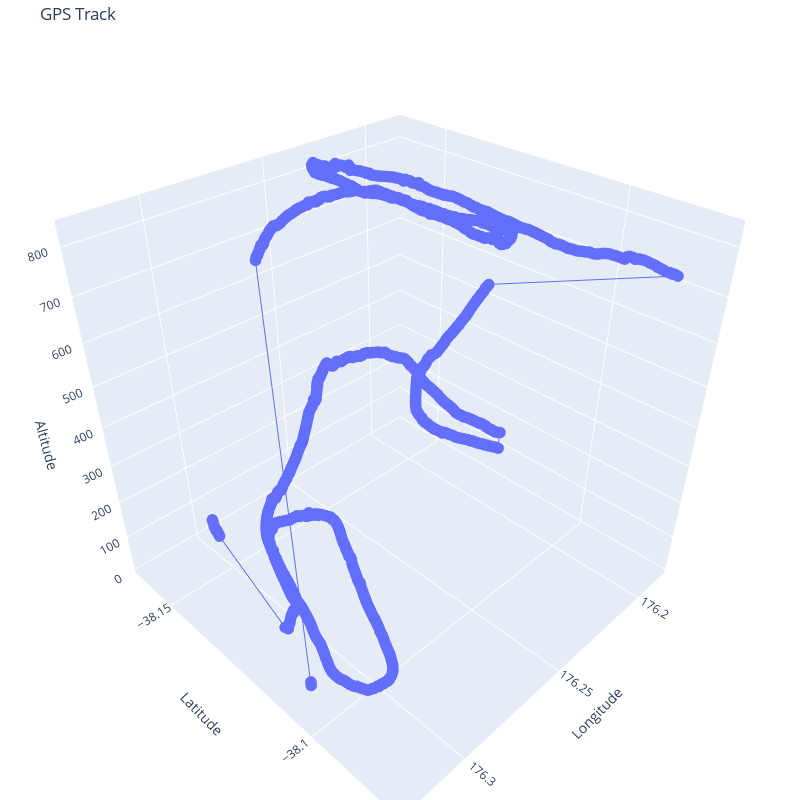

This figure's notebook cell:
### Code cell
# Plot the GPS points interactively with hover info:
import plotly.graph_objects as go


def make_plot(gps_points):
    lats = [p.lat for p in gps_points]
    lons = [p.lon for p in gps_points]
    alts = [p.agl for p in gps_points]

    fig = go.Figure(
        data=[
            go.Scatter3d(
                x=lons,
                y=lats,
                z=alts,
                mode="lines+markers",
                marker=dict(size=4),
                text=[f"Index: {i}\nAlt: {alts[i]}" for i in range(len(gps_points))],
                hoverinfo="text",
            )
        ]
    )
    fig.update_layout(
        scene=dict(xaxis_title="Longitude", yaxis_title="Latitude", zaxis_title="Altitude"),
        title="GPS Track",
        width=800,
        height=800,
        margin=dict(l=0, r=0, b=0, t=40),
    )
    fig.show()


make_plot(gps_points)

### Figure 1 — Plotly figure (JSON) as saved in the notebook; plotly's stock layout.template omitted (floating-point values rounded to 4 significant figures; data arrays with more than 128 entries replaced by an {"elided": "..."} marker saying what was removed)
{"data": [{"hoverinfo": "text", "marker": {"size": 4}, "mode": "lines+markers", "text": {"elided": "1562 str values"}, "type": "scatter3d", "x": {"elided": "1562 float values"}, "y": {"elided": "1562 float values"}, "z": {"elided": "1562 float values"}}], "layout": {"height": 800, "margin": {"b": 0, "l": 0, "r": 0, "t": 40}, "scene": {"xaxis": {"title": {"text": "Longitude"}}, "yaxis": {"title": {"text": "Latitude"}}, "zaxis": {"title": {"text": "Altitude"}}}, "title": {"text": "GPS Track"}, "width": 800}}
